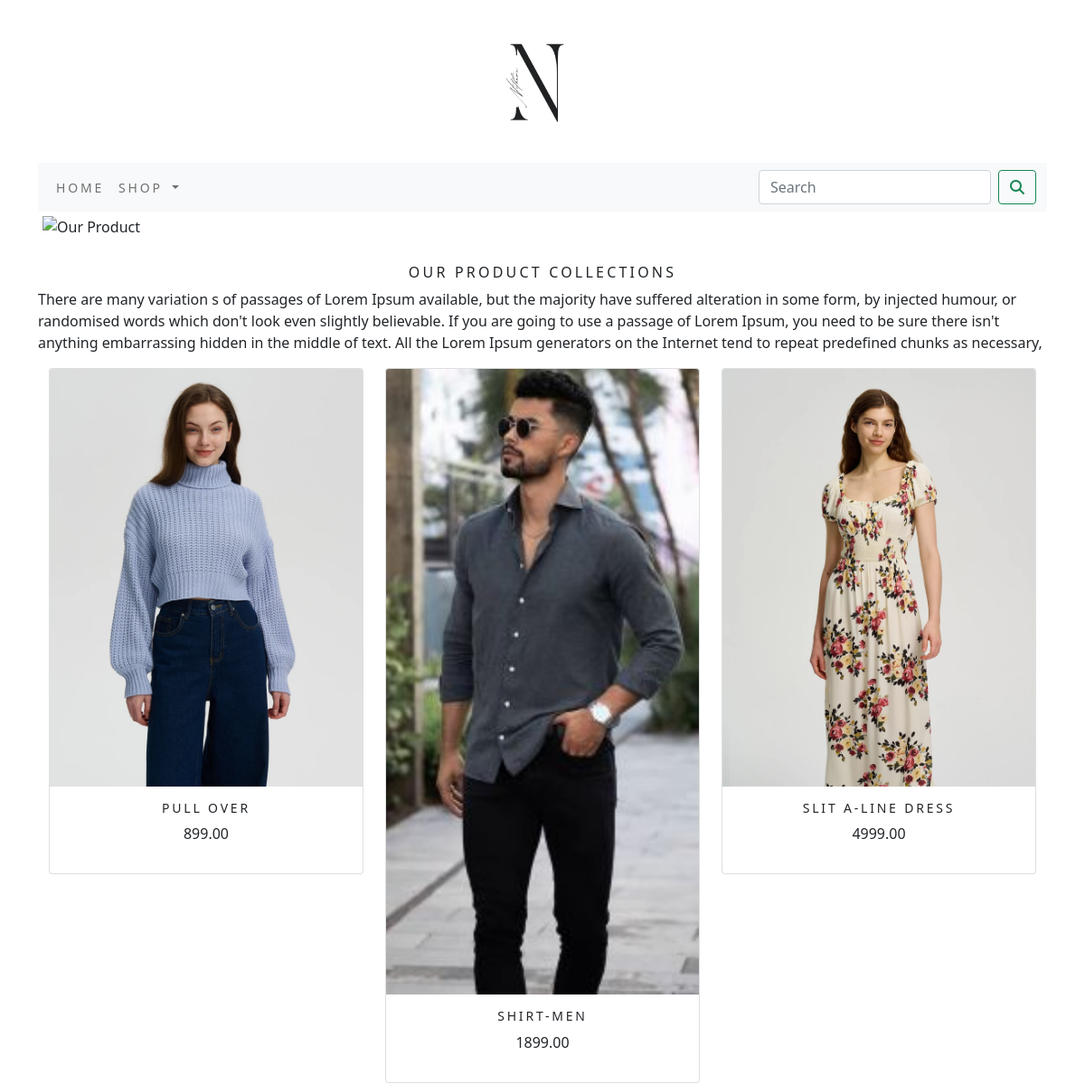
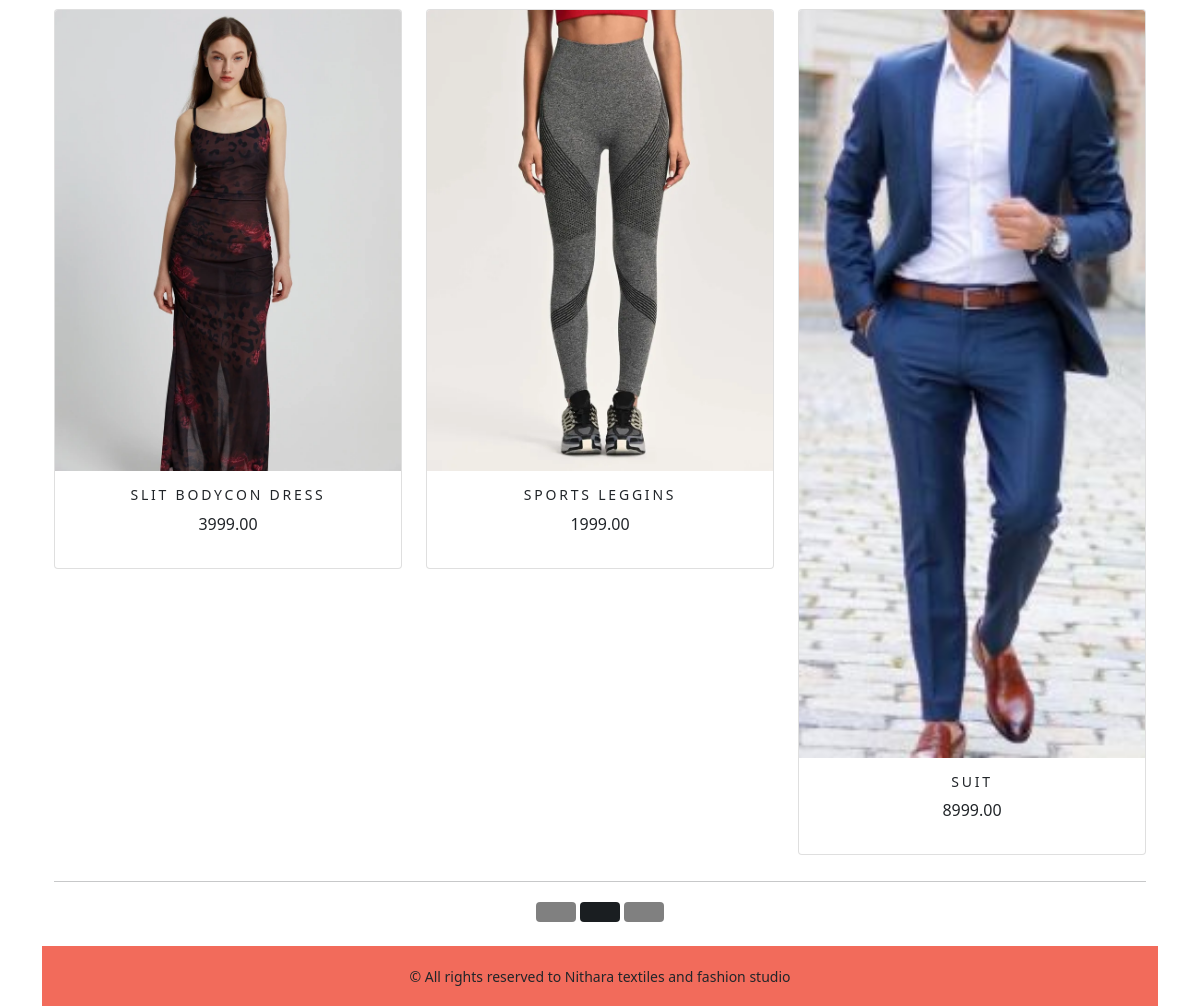
Screenshot of /shop/?page=2 with the database file from the repository (2 pictures, top to bottom).
### shop/models.py (models this page shows, shortened)
class Product(models.Model):
    name=models.CharField(unique=True,max_length=500)
    slug=models.SlugField(unique=True,max_length=500)
    description=models.TextField(blank=True)
    price=models.DecimalField(max_digits=10,decimal_places=2)
    category=models.ForeignKey(Category,on_delete=models.CASCADE)
    image=models.ImageField(upload_to='product',blank=True)
    stock=models.IntegerField()
    available=models.BooleanField(default=True)
    created=models.DateTimeField(auto_now_add=True)
    updated=models.DateTimeField(auto_now=True)
    class Meta:
        ordering=('name',)
        verbose_name='product'
        verbose_name_plural='products'
    def get_url(self):
            return reverse('shop:product_details_by_category',args=[self.category.slug,self.slug])

### shop/views.py (the view)
# urls.py: path('',views.AllProducts,name='AllProducts'),
def AllProducts(request,cat_slug=None):
    cat_page=None
    product_list=None
    if cat_slug!= None:
        cat_page=get_object_or_404(Category,slug=cat_slug)
        product_list=Product.objects.all().filter(category=cat_page,available=True)
    else:
        product_list=Product.objects.all().filter(available=True)
    paginator=Paginator(product_list,6)
    try:
        page=int(request.GET.get('page','1'))
    except:
        page=1
    try:
        products=paginator.page(page)
    except (EmptyPage,InvalidPage):
        products=paginator.page(paginator.num_pages)
    return render(request,'category.html',{'category':cat_page,'products':products})

### cart/context_processors.py (called while the page is built)
def counter(request):
    item_count=0
    if 'admin' in request.path:
        return {}
    else:
        try:
            cart=Cart.objects.filter(cart_id=_cart_id(request))
            cart_items=Cart_Item.objects.all().filter(cart=cart[:1])
            for cart_item in cart_items:
                item_count+=cart_item.quantity
        except Cart.DoesNotExist:
            item_count=0
    return dict(item_count=item_count)

### cart/views.py (called while the page is built)
def _cart_id(request):
    cart=request.session.session_key
    if not cart:
        cart = request.session.create()
    return cart

### shop/context_processors.py (called while the page is built)
def menu_links(request):
    links=Category.objects.all()
    return dict(links=links)

### shop/models.py (called while the page is built)
    def get_url(self):
            return reverse('shop:product_by_category',args=[self.slug])

### templates/category.html (shortened to what this page needs)
{% extends "base.html" %}
{% load static %}
{% block content %}
<div class="mx_auto">
  {% if category %}
  <img class="my_image" src="{{category.image.url}}" alt="{{category.name}}" />
</div>
<br>
<div>
  <h1 class="text-center my_title">{{category.name}}</h1>
  <p class="text-justify">{{category.description}}</p>
</div>
{% else %}
<div>
  <img
    class="my_image my_image_padding"src="{% static 'img/banner.png' %}"alt="Our Product"/>
</div>
<br>
<div>
  <h1 class="text-center my_title">Our product Collections</h1>
  <p class="text-justify">
    There are many variation s of passages of Lorem Ipsum available, but the
    majority have suffered alteration in some form, by injected humour, or
    randomised words which don't look even slightly believable. If you are going
    to use a passage of Lorem Ipsum, you need to be sure there isn't anything
    embarrassing hidden in the middle of text. All the Lorem Ipsum generators on
    the Internet tend to repeat predefined chunks as necessary,
  </p>
</div>
{% endif %}
<div class="container">
  <div class="row mx_auto">
    {% for product in products.object_list %}
    <div class="my_bottom_margin col-9 col-sm-12 col-md-4 col-lg-4">
      <div class="card text-center" style="min-width: 18rem">
        <a href="{{product.get_url}}"><img class="card-img-top my_image"src="{{product.image.url}}"alt="{{product.name}}"/></a>
        <div class="card-body">
          <h4>{{product.name}}</h4>
          <p>{{product.price}}</p>
        </div>
      </div>
    </div>
    {% endfor %}
  </div>
  <div class="mx_auto">
    {% if products.paginator.num_pages > 1 %}
   <hr>
    <div class="text-center">
      {% for pg in products.paginator.page_range %}
      <a href="?page={{pg}}"  class="btn btn-dark btn-md page-button{% if products.number == pg %} active {% endif %}"{{pg}}></a>
      {% endfor %}
    </div>
    {% endif %}
  </div>
  <br>
</div>
{% endblock %}

### static/css/custom.css (style rules this page uses)
.my_image { width: 100%; height: auto; }
.my_title { font-size: 16px; text-transform: uppercase; letter-spacing: .2em; }
.my_image_padding { padding: 5px; }
.my_bottom_margin { margin-bottom: 10px; }
.card-body h4 { font-size: 14px; text-transform: uppercase; letter-spacing: .2em; }
.text-center .page-button { background-color: #808080; color: #ffffff; font-size: 16px; padding: 10px 20px; border: none; cursor: pointer; }

### rows the page displays
Product: image (picture), name "PULL OVER", price "899.00"
Product: image (picture), name "SHIRT-MEN", price "1899.00"
Product: image (picture), name "SLIT A-LINE DRESS", price "4999.00"
Product: image (picture), name "SLIT BODYCON DRESS", price "3999.00"
Product: image (picture), name "SPORTS LEGGINS", price "1999.00"
Product: image (picture), name "SUIT", price "8999.00"
